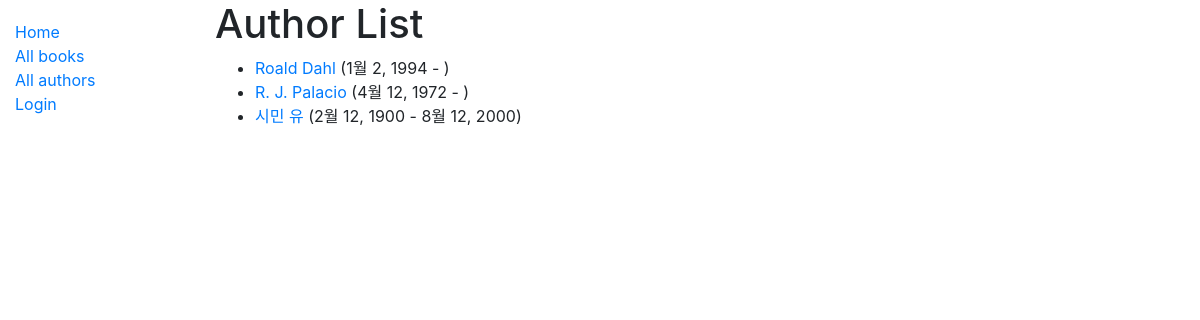
Page /catalog/authors/ on the earlier database version.
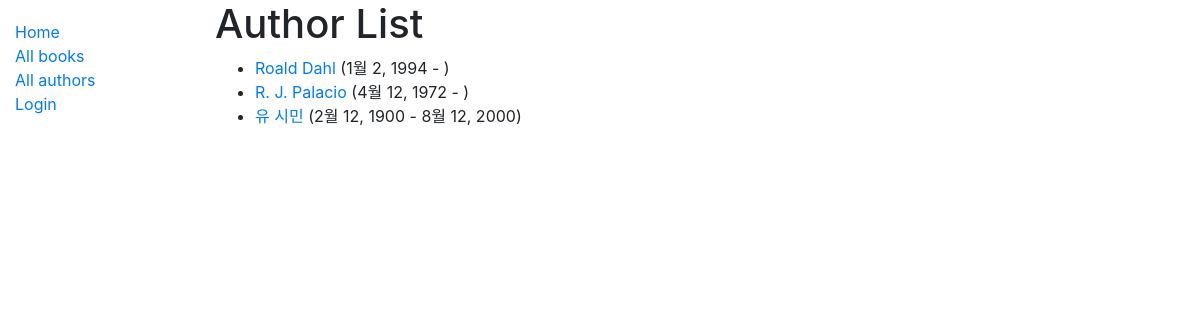
Same page on the later database version.
### catalog/models.py (models this page shows, shortened)
class Author(models.Model):
    first_name = models.CharField(max_length=100)
    last_name = models.CharField(max_length=100)
    date_of_birth = models.DateField(null=True, blank=True)
    date_of_death = models.DateField("Died", null=True, blank=True)
    class Meta:
        ordering = ["last_name", "first_name"]
    def get_absolute_url(self):
        return reverse("author-detail", args=[str(self.id)])

### catalog/views.py (the view)
# urls.py: path('authors/', views.AuthorListView.as_view(), name='authors'),
class AuthorListView(generic.ListView):
    model = Author
    paginate_by = 5

### catalog/templates/catalog/author_list.html (shortened to what this page needs)
{% extends "base_generic.html" %}
{% block content %}
  <h1>Author List</h1>
  {% if author_list %}
    <ul>
      {% for author in author_list %}
        <li>
          <a href="{{ author.get_absolute_url }}">{{ author.first_name }} {{ author.last_name }}</a> ({{author.date_of_birth}} - {% if author.date_of_death %}{{author.date_of_death}}{% endif%})
        </li>
      {% endfor %}
    </ul>
  {% else %}
    <p>There are no authors in the library.</p>
  {% endif %}
{% endblock %}

Differences in the rows shown:
changed Author "시민": first_name "시민" → "유"; last_name "유" → "시민"
